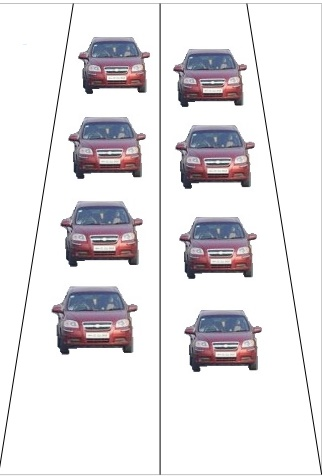
#> input picture engine/images/Lane1.jpg, 322 x 476 px
$ python Cupcakes.py images/Lane1.jpg images/Lane2.jpg images/Lane2.jpg images/Lane2.jpg images/Lane2.jpg
#> lines starting #> are read from the running program, lines starting #| are printed output that depends on the picture
import cv2
import numpy as np
from tkinter import *
import operator
import time
import os
import sys

argv = sys.argv


def findTime(pc):
    if(pc >= 90 and pc < 100 ):
        print("<li class='list-group-item'>Green Light for 90 Seconds</li></ul></br>")
    elif(pc >= 85 and pc < 90 ):
        print("<li class='list-group-item'>Green Light for 60 Seconds</li></ul></br>")

    elif(pc >= 79 and pc < 85 ):
        print("<li class='list-group-item'>Green Light for 40 Seconds</li></ul></br>")
    elif(pc >= 55 and pc < 79 ):
        print("<li class='list-group-item'>Green Light for 20 Seconds</li></ul></br>")
    else:
        print("<li class='list-group-item'>No Green Light</li></ul></br>")

# refernce image


reference = cv2.resize(cv2.imread((argv[1])),(512,512))
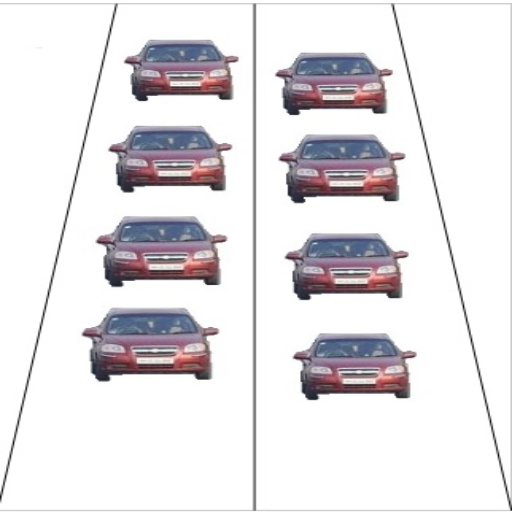
#> reference: shape (512, 512, 3); mean B, G, R 227.2, 224.4, 227.3
gray_refernce = cv2.cvtColor(reference, cv2.COLOR_BGR2GRAY)
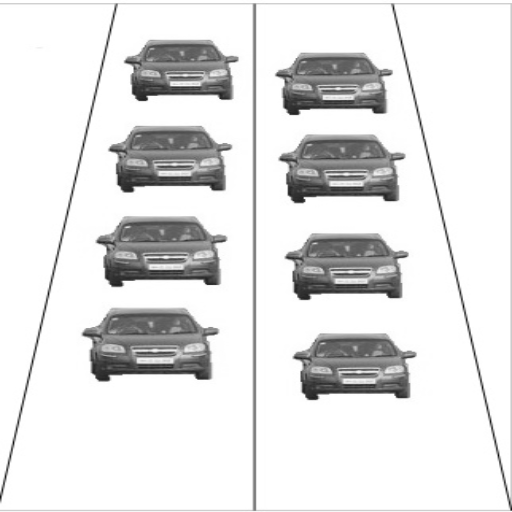
#> gray_refernce: shape (512, 512); min 9, max 255, mean 225.6
ref = cv2.Canny(gray_refernce,200,200)
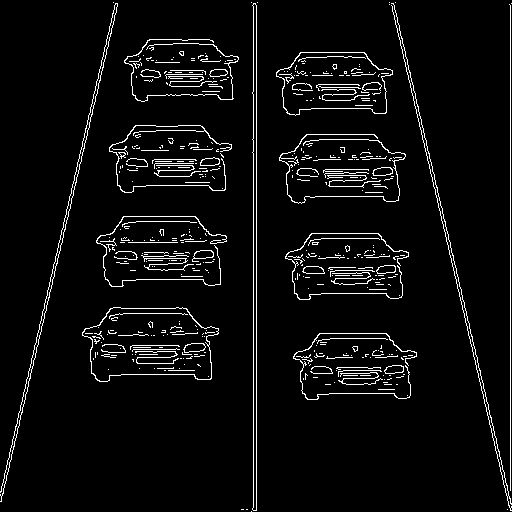
#> ref: shape (512, 512); 4.8% white in thin lines or dots


img_1 = cv2.resize(cv2.imread(argv[2]), (512, 512))
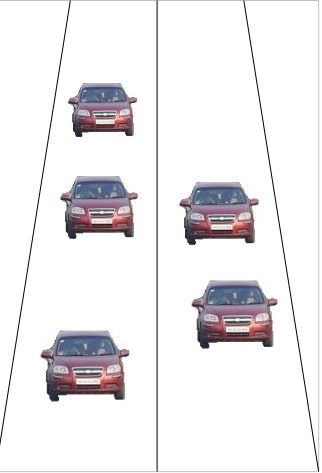
#> input picture engine/images/Lane2.jpg, 322 x 473 px
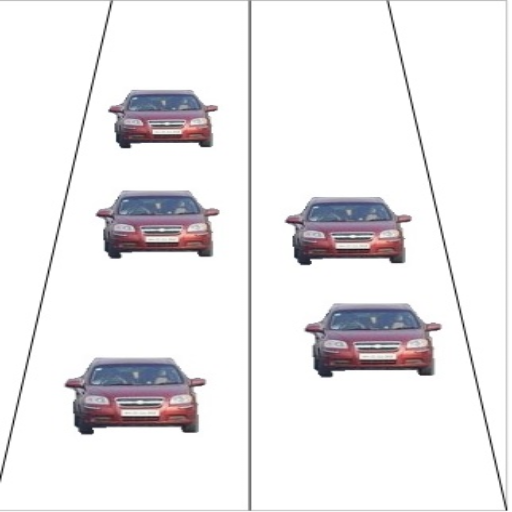
#> img_1: shape (512, 512, 3); mean B, G, R 235.5, 233.6, 235.6
img_2 = cv2.resize(cv2.imread(argv[3]), (512, 512))
img_3 = cv2.resize(cv2.imread(argv[4]), (512, 512))
img_4 = cv2.resize(cv2.imread(argv[5]), (512, 512))


# RGB to Gray Conversion
gray_1 = cv2.cvtColor(img_1, cv2.COLOR_BGR2GRAY)
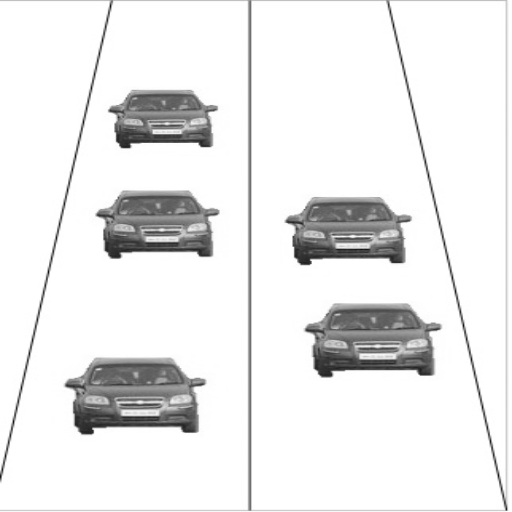
#> gray_1: shape (512, 512); min 15, max 255, mean 234.4
gray_2 = cv2.cvtColor(img_2, cv2.COLOR_BGR2GRAY)
gray_3 = cv2.cvtColor(img_3, cv2.COLOR_BGR2GRAY)
gray_4 = cv2.cvtColor(img_4, cv2.COLOR_BGR2GRAY)


# Finding Edges with Canny Edge Detector
lane_1 = cv2.Canny(gray_1,200,200)
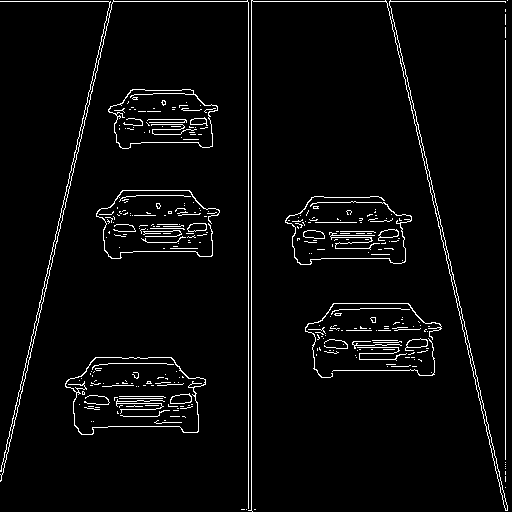
#> lane_1: shape (512, 512); 3.8% white in thin lines or dots
lane_2 = cv2.Canny(gray_2,200,200)
lane_3 = cv2.Canny(gray_3,200,200)
lane_4 = cv2.Canny(gray_4,200,200)


sift = cv2.xfeatures2d.SIFT_create()
kp, desc = sift.detectAndCompute(ref, None)
#> kp = 562 keypoints; strongest (x, y, size): (345, 72, 2.4), (110, 246, 2), (185, 161, 1.8), (175, 161, 1.8)
kp_1, desc_1 = sift.detectAndCompute(lane_1, None)
#> kp_1 = 404 keypoints; strongest (x, y, size): (80, 391, 2), (149, 382, 3.1), (136, 375, 1.8), (320, 335, 1.9)
kp_2, desc_2 = sift.detectAndCompute(lane_2, None)
#> kp_2 has the same summary as kp_1
kp_3, desc_3 = sift.detectAndCompute(lane_3, None)
#> kp_3 has the same summary as kp_1
kp_4, desc_4 = sift.detectAndCompute(lane_4, None)
#> kp_4 has the same summary as kp_1


L = {}

L['Lane 1'] = len(kp_1)
L['Lane 2'] = len(kp_2)
L['Lane 3'] = len(kp_3)
L['Lane 4'] = len(kp_4)

L = sorted(L.items(), key=operator.itemgetter(1),reverse=True)
#> L = [('Lane 1', 404), ('Lane 2', 404), ('Lane 3', 404), ('Lane 4', 404)]


order = ""
i=True
for key, value in L:
    if i:
        order = key
    else:
        order = order +" -> "+key
#> (the run stopped early here; a loop or call above may not have finished)
